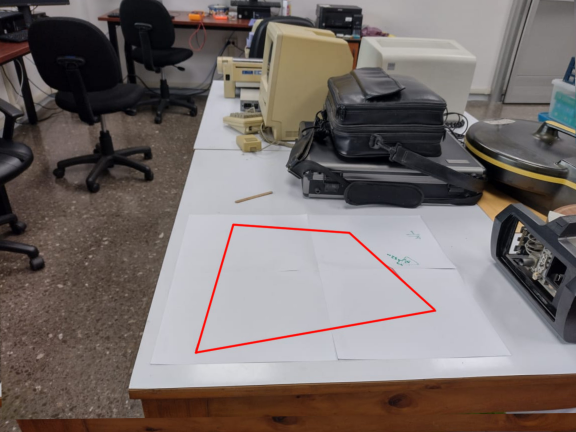
#> input picture garudaTest1/Imgs/izq.jpg, 1152 x 864 px (shown at 1/2 size)
$ python testred1.py
#> lines starting #> are read from the running program, lines starting #| are printed output that depends on the picture; after the words box and inside, x2 and y2 are one past the last pixel; in counts of white or black regions, pixels touching at a corner belong together
import cv2
import numpy as np


# Función para detectar contornos del color rojo y encontrar esquinas
def detectar_contornos_y_esquinas(image):
    hsv = cv2.cvtColor(image, cv2.COLOR_BGR2HSV)

    # Definir el rango de color rojo
    lower_red1 = np.array([0, 100, 100])
    upper_red1 = np.array([10, 255, 255])
    lower_red2 = np.array([170, 100, 100])
    upper_red2 = np.array([180, 255, 255])

    # Crear una máscara para el color rojo
    mask1 = cv2.inRange(hsv, lower_red1, upper_red1)
    mask2 = cv2.inRange(hsv, lower_red2, upper_red2)
    red_mask = mask1 | mask2

    # Encontrar los contornos
    contours, _ = cv2.findContours(red_mask, cv2.RETR_EXTERNAL, cv2.CHAIN_APPROX_SIMPLE)

    corners = []
    if contours:
        # Tomar el contorno más grande (asumiendo que es nuestra forma)
        largest_contour = max(contours, key=cv2.contourArea)

        # Aproximar el contorno a un polígono
        epsilon = 0.02 * cv2.arcLength(largest_contour, True)
        approx = cv2.approxPolyDP(largest_contour, epsilon, True)

        # Extraer las esquinas
        corners = [point[0] for point in approx]

    return contours, red_mask, corners


# Main code
img1 = cv2.imread('../Imgs/izq.jpg')
#> img1 is the input picture: shape (864, 1152, 3); mean B, G, R 106.2, 108.7, 117.7
img2 = cv2.imread('../Imgs/der.jpg')
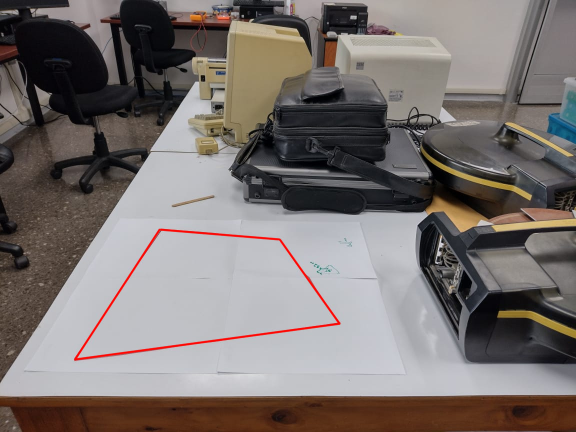
#> input picture garudaTest1/Imgs/der.jpg, 1152 x 864 px (shown at 1/2 size)
#> img2 is the input picture: shape (864, 1152, 3); mean B, G, R 111.8, 114.3, 121.9

contours1, mask1, corners1 = detectar_contornos_y_esquinas(img1)
#> in detectar_contornos_y_esquinas, `hsv = cv2.cvtColor(image, cv2.COLOR_BGR2HSV)`: hsv: shape (864, 1152, 3); mean H, S, V 69.9, 53.4, 121.1
#> in detectar_contornos_y_esquinas, `mask1 = cv2.inRange(hsv, lower_red1, upper_red1)`:
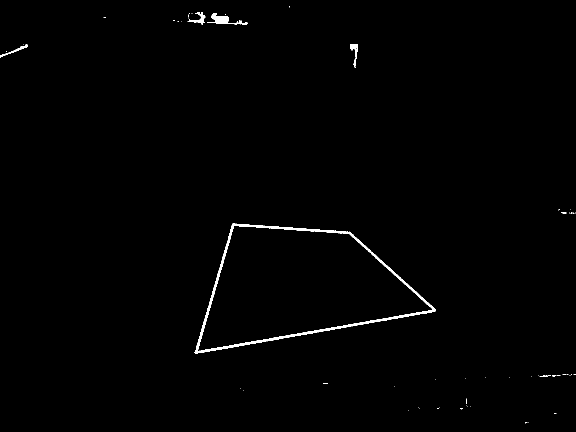
#> mask1: shape (864, 1152) (shown at 1/2 size); 0.7% white; 56 white regions (49 under 20 px), largest, box (x1, y1, x2, y2) and area: (389, 447, 872, 708) 5403, (414, 26, 495, 49) 620, (375, 24, 411, 50) 272
#> in detectar_contornos_y_esquinas, `mask2 = cv2.inRange(hsv, lower_red2, upper_red2)`:
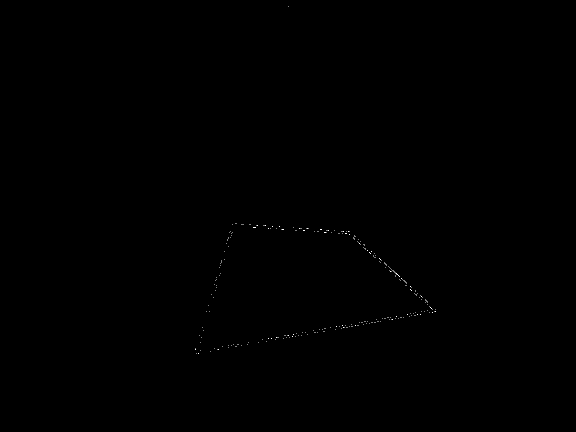
#> mask2: shape (864, 1152) (shown at 1/2 size); 0.04% white in thin lines or dots, all inside (x1, y1, x2, y2) = (391, 13, 872, 708)
#> in detectar_contornos_y_esquinas, `red_mask = mask1 | mask2`: red_mask: shape (864, 1152); 0.74% white; 57 white regions (50 under 20 px)
#> in detectar_contornos_y_esquinas, `contours, _ = cv2.findContours(red_mask, cv2.RETR_EXTERNAL, cv2.CHAIN_..`: contours = 57 contours, 52 with area under 20; largest, box (x1, y1, x2, y2) and area: (389, 447, 872, 708) 77088, (414, 26, 495, 49) 509, (700, 88, 716, 136) 216, (375, 24, 411, 50) 206, (0, 88, 56, 115) 144
#> in detectar_contornos_y_esquinas, `largest_contour = max(contours, key=cv2.contourArea)`: largest_contour = contour of 390 points, box (x1, y1, x2, y2) (389, 447, 872, 708), area 77088
#> in detectar_contornos_y_esquinas, `epsilon = 0.02 * cv2.arcLength(largest_contour, True)`: epsilon = 25.76
#> in detectar_contornos_y_esquinas, `approx = cv2.approxPolyDP(largest_contour, epsilon, True)`: approx = [[389, 705], [871, 619], [699, 463], [465, 447]]
#> contours1 has the same summary as contours in detectar_contornos_y_esquinas; corners1 = [[389, 705], [871, 619], [699, 463], [465, 447]]
contours2, mask2, corners2 = detectar_contornos_y_esquinas(img2)
#> in detectar_contornos_y_esquinas (call 2), `hsv = cv2.cvtColor(image, cv2.COLOR_BGR2HSV)`: hsv: shape (864, 1152, 3); mean H, S, V 76, 47.3, 125.1
#> in detectar_contornos_y_esquinas (call 2), `mask1 = cv2.inRange(hsv, lower_red1, upper_red1)`:
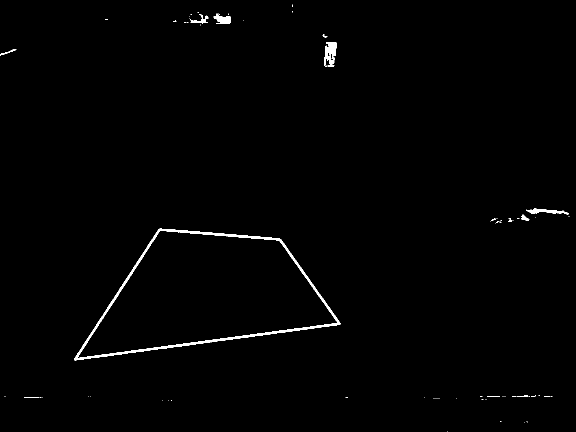
#> mask1: shape (864, 1152) (shown at 1/2 size); 0.82% white; 78 white regions (65 under 20 px), largest, box (x1, y1, x2, y2) and area: (148, 457, 681, 721) 5678, (649, 84, 674, 134) 826, (1053, 417, 1138, 429) 448
#> in detectar_contornos_y_esquinas (call 2), `mask2 = cv2.inRange(hsv, lower_red2, upper_red2)`:
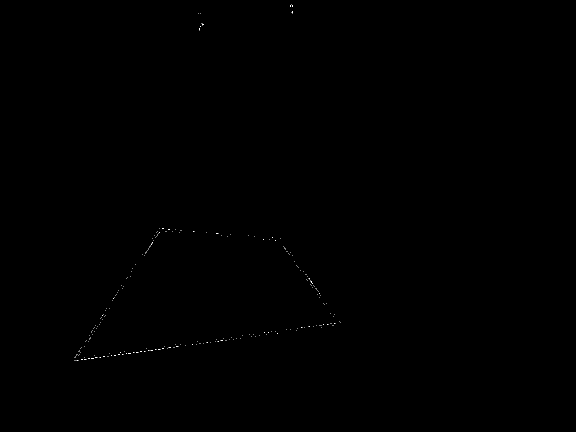
#> mask2: shape (864, 1152) (shown at 1/2 size); 0.04% white in thin lines or dots, all inside (x1, y1, x2, y2) = (148, 9, 681, 722)
#> in detectar_contornos_y_esquinas (call 2), `red_mask = mask1 | mask2`: red_mask: shape (864, 1152); 0.86% white; 82 white regions (69 under 20 px)
#> in detectar_contornos_y_esquinas (call 2), `contours, _ = cv2.findContours(red_mask, cv2.RETR_EXTERNAL, cv2.CHAIN_..`: contours = 82 contours, 74 with area under 20; largest, box (x1, y1, x2, y2) and area: (148, 457, 681, 722) 84231, (649, 84, 674, 134) 789, (427, 27, 462, 48) 372, (1053, 417, 1138, 429) 364, (380, 27, 417, 51) 159, (1043, 429, 1059, 442) 78, (0, 98, 33, 111) 47, (1034, 791, 1057, 794) 22
#> in detectar_contornos_y_esquinas (call 2), `largest_contour = max(contours, key=cv2.contourArea)`: largest_contour = contour of 473 points, box (x1, y1, x2, y2) (148, 457, 681, 722), area 84231
#> in detectar_contornos_y_esquinas (call 2), `epsilon = 0.02 * cv2.arcLength(largest_contour, True)`: epsilon = 27.36
#> in detectar_contornos_y_esquinas (call 2), `approx = cv2.approxPolyDP(largest_contour, epsilon, True)`: approx = [[148, 720], [680, 645], [560, 477], [318, 457]]
#> contours2 has the same summary as contours in detectar_contornos_y_esquinas; corners2 = [[148, 720], [680, 645], [560, 477], [318, 457]]

# Visualize the contours and corners
for idx, (img, contours, corners) in enumerate([(img1, contours1, corners1), (img2, contours2, corners2)]):
    img_result = img.copy()

    # Dibujar contornos
    cv2.drawContours(img_result, contours, -1, (0, 255, 0), 2)

    # Dibujar y numerar las esquinas
    for i, corner in enumerate(corners):
        cv2.circle(img_result, tuple(corner), 5, (0, 0, 255), -1)  # Círculo rojo
        cv2.putText(img_result, str(i), tuple(corner), cv2.FONT_HERSHEY_SIMPLEX, 1, (255, 255, 255), 2)

    imgResize = cv2.resize(img_result, (0, 0), fx=0.5, fy=0.5)
    cv2.imshow(f'Image {idx + 1} with Contours and Corners', imgResize)
#> this loop made 2 passes
#> corners on passes 1 to 2: [[389, 705], [871, 619], [699, 463], [465, 447]], [[148, 720], [680, 645], [560, 477], [318, 457]]
#> pass 1, `imgResize = cv2.resize(img_result, (0, 0), fx=0.5, fy=0.5)`:
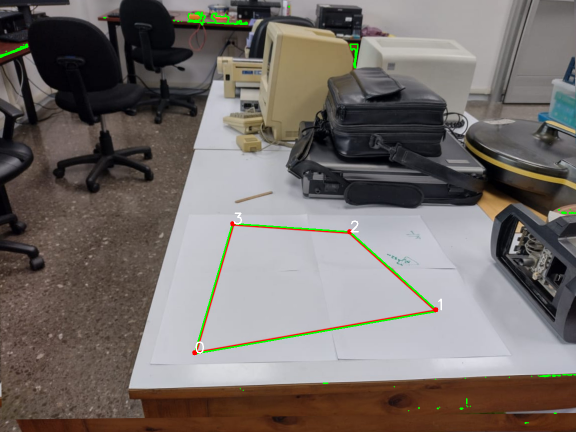
#> imgResize: shape (432, 576, 3); mean B, G, R 105.8, 109.9, 116.7
#> pass 2, `imgResize = cv2.resize(img_result, (0, 0), fx=0.5, fy=0.5)`:
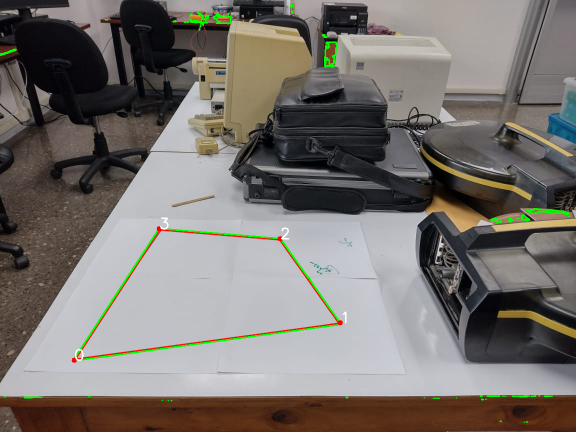
#> imgResize: shape (432, 576, 3); mean B, G, R 111.3, 115.8, 120.6

cv2.waitKey(0)
cv2.destroyAllWindows()
